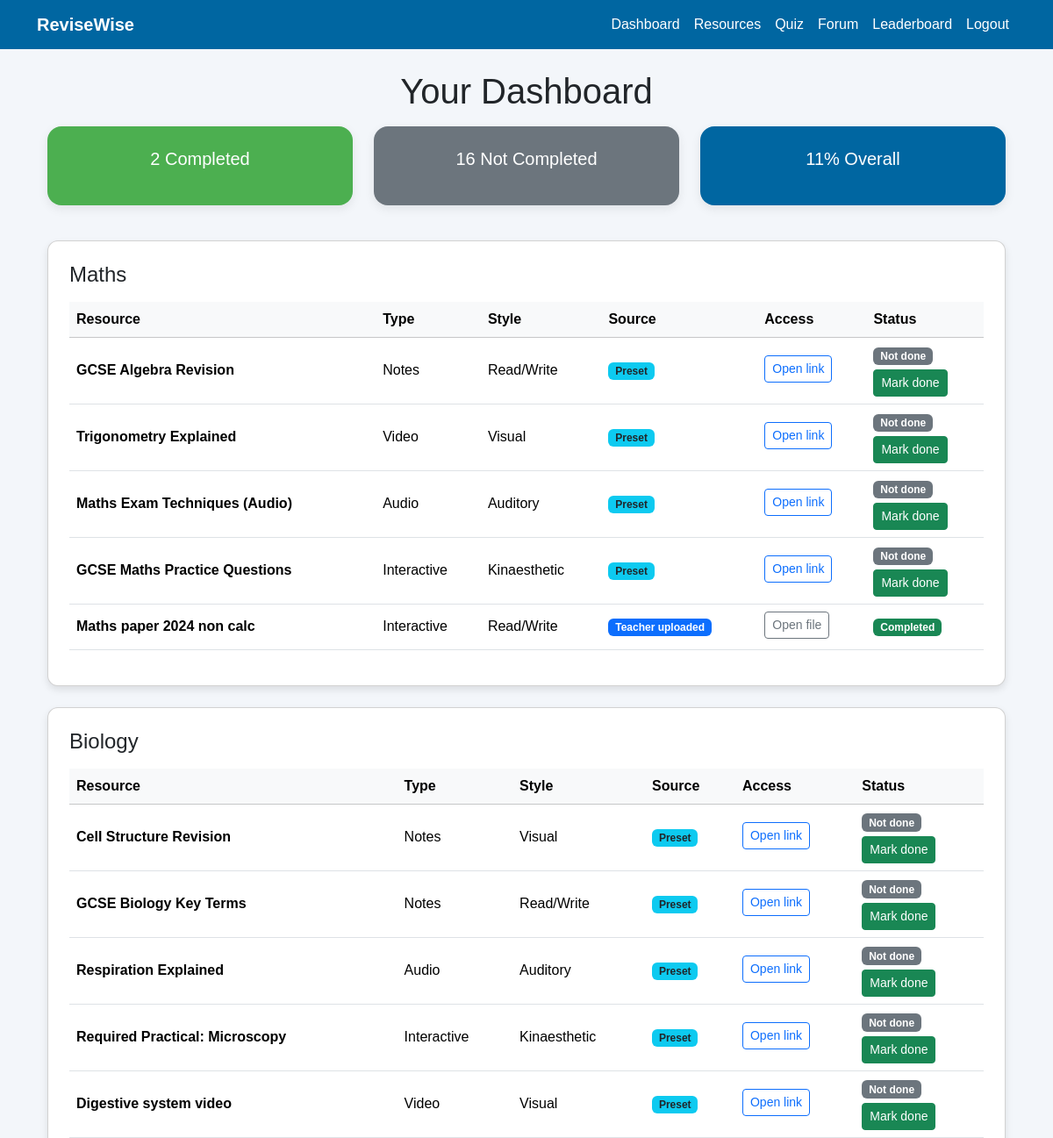
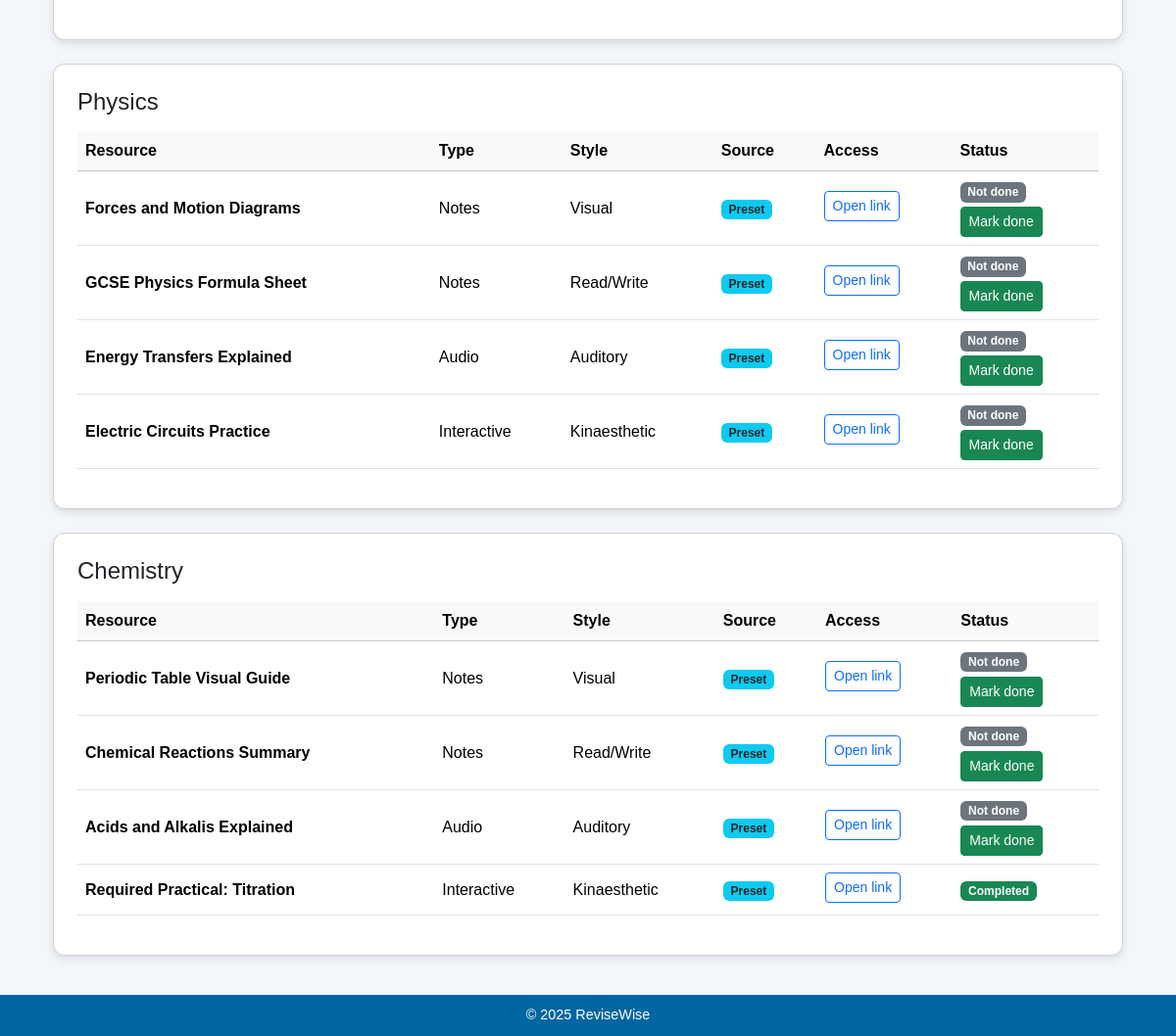
/dashboard (signed in), run on the app's committed database (2 pictures, top to bottom).
### models.py (models this page shows)
class Progress(Base):
    __tablename__ = "Progress"
    ProgressID = Column(Integer, primary_key=True, autoincrement=True)
    UserID = Column(Integer, ForeignKey("User.UserID"), nullable=False)
    ResourceID = Column(Integer, ForeignKey("Resource.ResourceID"), nullable=False)
    CompletionPercent = Column(Integer, default=0)
    LastAccessed = Column(Date, default=date.today)
    user = relationship("User", back_populates="progress")
    resource = relationship("Resource", back_populates="progress")

class Resource(Base):
    __tablename__ = "Resource"
    ResourceID = Column(Integer, primary_key=True, autoincrement=True)
    Title = Column(String, nullable=False)
    Type = Column(String, nullable=False)
    StyleMatch = Column(String, nullable=False)
    Subject = Column(String, nullable=False)
    VideoLink = Column(String)
    FilePath = Column(String)
    DateAdded = Column(Date, default=date.today)
    progress = relationship("Progress", back_populates="resource", cascade="all, delete-orphan")

### app.py (the view)
@app.route("/dashboard")
@login_required
def dashboard():
    db = Session()
    all_resources = db.query(Resource).all()
    prog = db.query(Progress).filter(Progress.UserID == session["user_id"]).all()
    tracked = [p.ResourceID for p in prog]
    for r in all_resources:
        if r.ResourceID not in tracked:
            db.add(Progress(
                UserID=session["user_id"],
                ResourceID=r.ResourceID,
                CompletionPercent=0,
                LastAccessed=date.today()
            ))
    db.commit()
    prog = (
        db.query(Progress)
        .options(joinedload(Progress.resource))
        .filter(Progress.UserID == session["user_id"])
        .all()
    )
    by_subject = {}
    for row in prog:
        subj = row.resource.Subject
        if subj not in by_subject:
            by_subject[subj] = []
        by_subject[subj].append(row)
    done, total, pct = get_completion_stats(prog)
    db.close()
    return render_template(
        "dashboard.html",
        progress_by_subject=by_subject,
        completed_count=done,
        not_started_count=total - done,
        overall_completion=pct
    )

### app.py (called while the page is built)
def login_required(f):
    @wraps(f)
    def wrap(*args, **kwargs):
        if "user_id" not in session:
            flash("Please log in first.", "warning")
            return redirect(url_for("login"))
        return f(*args, **kwargs)
    return wrap

def get_completion_stats(progress_rows):
    total = len(progress_rows)
    done = 0
    for row in progress_rows:
        if row.CompletionPercent == 100:
            done += 1
    pct = round((done / total) * 100) if total > 0 else 0
    return done, total, pct

### templates/dashboard.html (shortened to what this page needs)
{% extends "base.html" %}
{% block content %}
<div class="container my-4">
    <h1 class="text-center mb-3">Your Dashboard</h1>
    <div class="row mb-4 text-center">
        <div class="col-md-4 mb-3">
            <div class="dash-card" style="background:#4CAF50;">
                <p class="fs-5">{{ completed_count }} Completed</p>
            </div>
        </div>
        <div class="col-md-4 mb-3">
            <div class="dash-card" style="background:#6c757d;">
                <p class="fs-5">{{ not_started_count }} Not Completed</p>
            </div>
        </div>
        <div class="col-md-4 mb-3">
            <div class="dash-card" style="background:var(--primary);">
                <p class="fs-5">{{ overall_completion }}% Overall</p>
            </div>
        </div>
    </div>
    {% for subject, items in progress_by_subject.items() %}
    <div class="card p-4 mb-4">
        <h4 class="mb-3">{{ subject }}</h4>
        <div class="table-responsive">
            <table class="table table-hover align-middle">
                <thead class="table-light">
                    <tr>
                        <th>Resource</th>
                        <th>Type</th>
                        <th>Style</th>
                        <th>Source</th>
                        <th>Access</th>
                        <th>Status</th>
                    </tr>
                </thead>
                <tbody>
                    {% for prog in items %}
                    <tr {% if prog.resource.StyleMatch == session.get('learning_style') %}class="table-success"{% endif %}>
                        <td><strong>{{ prog.resource.Title }}</strong></td>
                        <td>{{ prog.resource.Type }}</td>
                        <td>{{ prog.resource.StyleMatch }}</td>
                        <td>
                            {% if prog.resource.FilePath %}
                                <span class="badge bg-primary">Teacher uploaded</span>
                            {% else %}
                                <span class="badge bg-info text-dark">Preset</span>
                            {% endif %}
                        </td>
                        <td>
                            {% if prog.resource.FilePath %}
                                <a href="{{ url_for('static', filename='uploads/' ~ prog.resource.FilePath) }}" target="_blank" class="btn btn-sm btn-outline-secondary mb-1">Open file</a>
                            {% endif %}
                            {% if prog.resource.VideoLink %}
                                <a href="{{ prog.resource.VideoLink }}" target="_blank" class="btn btn-sm btn-outline-primary mb-1">Open link</a>
                            {% endif %}
                        </td>
                        <td>
                            {% if prog.CompletionPercent == 100 %}
                                <span class="badge bg-success">Completed</span>
                            {% else %}
                                <span class="badge bg-secondary">Not done</span>
                                <form action="{{ url_for('complete_resource') }}" method="post" class="mt-1">
                                    <button class="btn btn-sm btn-success">Mark done</button>
                                </form>
                            {% endif %}
                        </td>
                    </tr>
                    {% endfor %}
                </tbody>
            </table>
        </div>
    </div>
    {% endfor %}
</div>
{% endblock %}

### templates/base.html (shortened to what this page needs)
<!DOCTYPE html>
<html lang="en">
<head>
    <link href="https://cdn.jsdelivr.net/npm/bootstrap@5.3.3/dist/css/bootstrap.min.css" rel="stylesheet">
</head>
<body>
<nav class="navbar navbar-expand-lg navbar-dark">
    <div class="container">
        <a class="navbar-brand" href="/">ReviseWise</a>
        <div class="collapse navbar-collapse" id="nav">
            <ul class="navbar-nav ms-auto">
                {% if session.get('user_id') %}
                    <li class="nav-item"><a class="nav-link" href="/dashboard">Dashboard</a></li>
                    <li class="nav-item"><a class="nav-link" href="/recommendations">Resources</a></li>
                    <li class="nav-item"><a class="nav-link" href="/quiz">Quiz</a></li>
                    <li class="nav-item"><a class="nav-link" href="/forum">Forum</a></li>
                    <li class="nav-item"><a class="nav-link" href="/leaderboard">Leaderboard</a></li>
                    <li class="nav-item"><a class="nav-link" href="/logout">Logout</a></li>
                {% else %}
                    <li class="nav-item"><a class="nav-link" href="/login">Login</a></li>
                    <li class="nav-item"><a class="nav-link" href="/register">Register</a></li>
                {% endif %}
            </ul>
        </div>
    </div>
</nav>
<div class="container mt-4">
    {% block content %}{% endblock %}
</div>
<footer>© 2025 ReviseWise</footer>
</body>
</html>

### templates/base.html (style rules this page uses)
:root { --primary: #0066A1; --secondary: #2E90B7; --accent: #F4C542; --bg: #F3F6FA; }
body { background-color: var(--bg); font-family: Arial, Helvetica, sans-serif; }
.navbar { background-color: var(--primary); }
.navbar-brand { font-weight: bold; }
.nav-link { color: white !important; }
.card { border-radius: 12px; box-shadow: 0 4px 8px rgba(0,0,0,0.1); }
footer { margin-top: 40px; background-color: var(--primary); color: white; padding: 10px; text-align: center; font-size: 0.9rem; }

### templates/dashboard.html (style rules this page uses)
.dash-card { border-radius: 16px; padding: 22px; text-align: center; color: white; box-shadow: 0 4px 12px rgba(0,0,0,0.08); }

### data on the page
Progress: Subject "Maths", resource.Title "GCSE Algebra Revision", resource.Type "Notes", resource.StyleMatch "Read/Write", shows "Preset"
Progress: resource.Title "Trigonometry Explained", resource.Type "Video", resource.StyleMatch "Visual", shows "Preset"
Progress: resource.Title "Maths Exam Techniques (Audio)", resource.Type "Audio", resource.StyleMatch "Auditory", shows "Preset"
Progress: resource.Title "GCSE Maths Practice Questions", resource.Type "Interactive", resource.StyleMatch "Kinaesthetic", shows "Preset"
Progress: resource.Title "Maths paper 2024 non calc", resource.Type "Interactive", resource.StyleMatch "Read/Write", shows "Teacher uploaded", CompletionPercent "Completed"
Progress: Subject "Biology", resource.Title "Cell Structure Revision", resource.Type "Notes", resource.StyleMatch "Visual", shows "Preset"
Progress: resource.Title "GCSE Biology Key Terms", resource.Type "Notes", resource.StyleMatch "Read/Write", shows "Preset"
Progress: resource.Title "Respiration Explained", resource.Type "Audio", resource.StyleMatch "Auditory", shows "Preset"
Progress: resource.Title "Required Practical: Microscopy", resource.Type "Interactive", resource.StyleMatch "Kinaesthetic", shows "Preset"
Progress: resource.Title "Digestive system video", resource.Type "Video", resource.StyleMatch "Visual", shows "Preset"
Progress: Subject "Physics", resource.Title "Forces and Motion Diagrams", resource.Type "Notes", resource.StyleMatch "Visual", shows "Preset"
Progress: resource.Title "GCSE Physics Formula Sheet", resource.Type "Notes", resource.StyleMatch "Read/Write", shows "Preset"
Progress: resource.Title "Energy Transfers Explained", resource.Type "Audio", resource.StyleMatch "Auditory", shows "Preset"
Progress: resource.Title "Electric Circuits Practice", resource.Type "Interactive", resource.StyleMatch "Kinaesthetic", shows "Preset"
Progress: Subject "Chemistry", resource.Title "Periodic Table Visual Guide", resource.Type "Notes", resource.StyleMatch "Visual", shows "Preset"
Progress: resource.Title "Chemical Reactions Summary", resource.Type "Notes", resource.StyleMatch "Read/Write", shows "Preset"
Progress: resource.Title "Acids and Alkalis Explained", resource.Type "Audio", resource.StyleMatch "Auditory", shows "Preset"
Progress: resource.Title "Required Practical: Titration", resource.Type "Interactive", resource.StyleMatch "Kinaesthetic", shows "Preset", CompletionPercent "Completed"

### other printed values
{{ completed_count }} "2"
{{ not_started_count }} "16"
{{ overall_completion }} "11"
